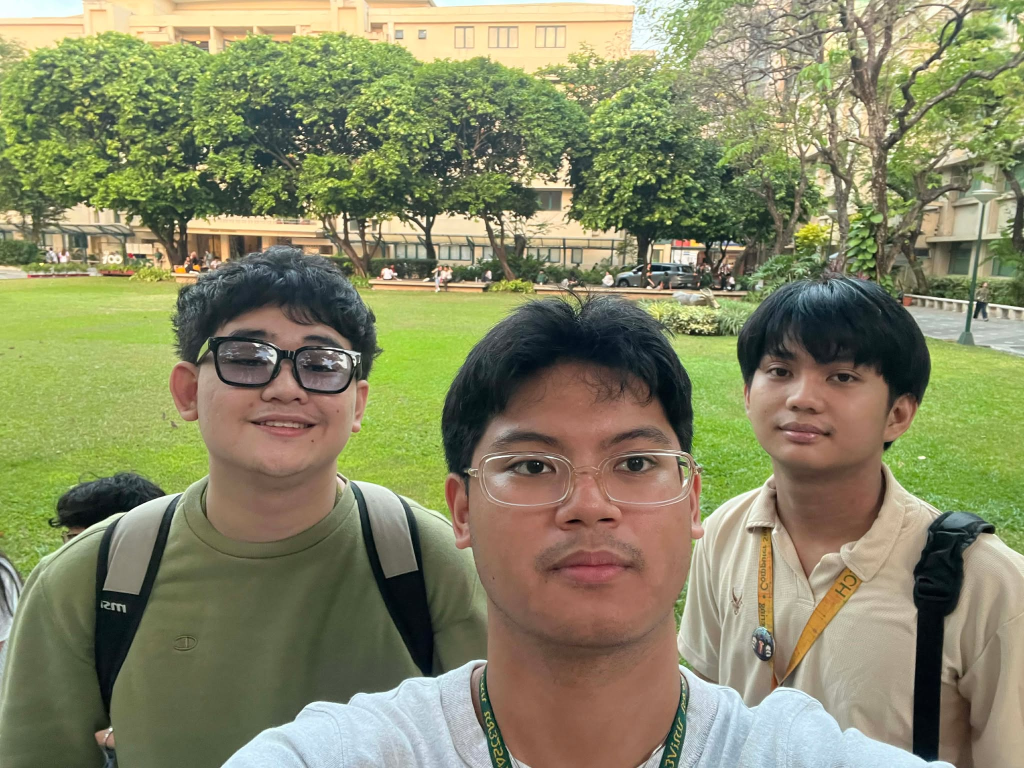
%> input picture MakeUsGolden.jpg, 2048 x 1536 px (shown at 1/2 size)
$ octave task1_image2.m   (GNU Octave 9; MATLAB toolbox functions it lacks are replaced by stand-ins)
%> lines starting %> are read from the running program, lines starting %| are printed output that depends on the picture; in (x1, y1, x2, y2) boxes, pixels count from 0 and x2, y2 are one past the last pixel; in counts of white or black regions, pixels touching at a corner belong together; the program's own positions count from 1
%% TASK 1 - IMAGE 2
% Fully automatic people segmentation + golden recolor
% No manual drawing, no face detector toolbox required
% Uses automatic skin-region detection + GrabCut + shirt/strap recovery
% Refined: higher mask, slimmer left/right heads
% File: task1_img2.m

clc;
clear;
close all;

%% Load image
I = imread('MakeUsGolden.jpg');
%> I is the input picture: size 1536x2048x3 uint8; mean R, G, B 134.6, 135.4, 101
I_double = im2double(I);
[rows, cols, ~] = size(I);

%% ------------------------------------------------------------
%% Automatically detect the 3 foreground face/skin components
components = detectThreeSkinComponentsAuto(I);

%% Segment each person automatically from detected skin components
maskLeft   = segmentPersonFromSkinAuto(I, components(1).Mask, components(1).BBox, 1);
% [79 lines not run here, left out]
function components = detectThreeSkinComponentsAuto(I)
    [rows, cols, ~] = size(I);

    % Skin detection in YCbCr
    YCbCr = rgb2ycbcr(I);
%> YCbCr: size 1536x2048x3 uint8; mean of channels 1, 2, 3 128.7, 113, 130.1
    Y  = YCbCr(:,:,1);
    Cb = YCbCr(:,:,2);
    Cr = YCbCr(:,:,3);

    skinMask = ...
        (Cb >= 77 & Cb <= 127) & ...
        (Cr >= 133 & Cr <= 173) & ...
        (Y  >= 60);
%> skinMask: size 1536x2048 logical; 31.4% white; 406 white regions (234 under 20 px), largest, box (x1, y1, x2, y2) and area: (889, 725, 1410, 1536) 302287, (1472, 682, 1872, 1495) 182560, (0, 0, 1313, 163) 118485

    % Restrict to the part of the image where the 3 foreground people are
    regionMask = false(rows, cols);
    regionMask(round(rows*0.35):round(rows*0.95), :) = true;
%> regionMask: size 1536x2048 logical; 60% white; 2 black regions, box (x1, y1, x2, y2) and area: (0, 0, 2048, 537) 1099776, (0, 1459, 2048, 1536) 157696
    skinMask = skinMask & regionMask;
%> skinMask: size 1536x2048 logical; 21.1% white; 148 white regions (84 under 20 px), largest, box (x1, y1, x2, y2) and area: (889, 725, 1410, 1459) 279651, (1472, 682, 1872, 1459) 180294, (337, 720, 738, 1087) 92680

    % Cleanup
    skinMask = imopen(skinMask, strel('disk', 2));
%> skinMask: size 1536x2048 logical; 20.9% white; 64 white regions (5 under 20 px), largest, box (x1, y1, x2, y2) and area: (889, 726, 1410, 1459) 279220, (1472, 683, 1872, 1459) 179585, (337, 720, 738, 1087) 92609
    skinMask = imclose(skinMask, strel('disk', 3));
%> skinMask: size 1536x2048 logical; 21% white; 53 white regions (4 under 20 px), largest, box (x1, y1, x2, y2) and area: (889, 726, 1410, 1459) 280334, (1472, 683, 1872, 1459) 181074, (337, 720, 738, 1087) 92774
    skinMask = imfill(skinMask, 'holes');
%> skinMask: size 1536x2048 logical; 21.6% white; 53 white regions (4 under 20 px), largest, box (x1, y1, x2, y2) and area: (889, 726, 1410, 1459) 286064, (1472, 683, 1872, 1459) 191045, (337, 720, 738, 1087) 92939
    skinMask = bwareaopen(skinMask, 400);
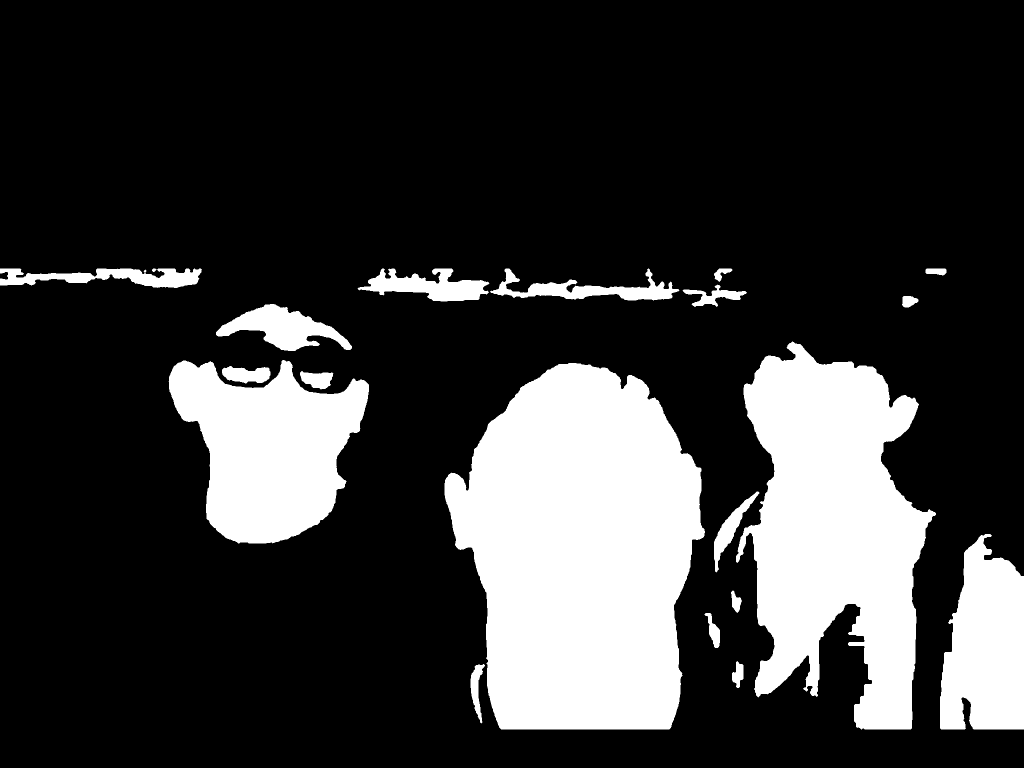
%> skinMask: size 1536x2048 logical (shown at 1/2 size); 21.4% white; 19 white regions

    % Connected components
    CC = bwconncomp(skinMask);
%> CC = 19 connected components
    stats = regionprops(CC, 'Area', 'BoundingBox', 'Centroid');
%> stats = 19 regions; largest, box (x1, y1, x2, y2), Area and Centroid: (889, 726, 1410, 1459) 286064 [1162 1105], (1472, 683, 1872, 1459) 191045 [1670.8 1055.4], (337, 720, 738, 1087) 92939 [537.1 899.2], (1880, 1068, 2048, 1459) 50448 [1972.9 1294.3], (432, 608, 704, 702) 11972 [566.2 656.6]

    if isempty(stats)
        error('Automatic skin detection failed. No candidate face regions found.');
    end

    % Keep the largest plausible components
    areas = [stats.Area]';
%> areas = 19 values, max 286064 at index 7, min 457 at index 12, mean 35477.3
    [~, idx] = sort(areas, 'descend');
%> idx = 19 values, max 19 at index 4, min 1 at index 7, mean 10

    keep = [];
    for k = 1:numel(idx)
        bb = stats(idx(k)).BoundingBox; % [x y w h]
        cx = stats(idx(k)).Centroid(1);
        cy = stats(idx(k)).Centroid(2);

        % Plausibility filters for the 3 foreground faces
        if bb(2) > rows*0.35 && bb(2) < rows*0.80 && ...
           bb(4) > rows*0.08 && bb(4) < rows*0.55 && ...
           cx > cols*0.05 && cx < cols*0.95 && ...
           cy > rows*0.40 && cy < rows*0.92
            keep(end+1) = idx(k); %#ok<AGROW>
        end

        if numel(keep) >= 6
            break;
        end
    end
%> this loop made 19 passes
%> (bb, cx, cy) on passes 1 to 8: ([889.5 726.5 521 733], 1162, 1105), ([1472.5 683.5 400 776], 1670.8, 1055.4), ([337.5 720.5 401 367], 537.1, 899.2), ([1880.5 1068.5 168 391], 1972.9, 1294.3), ([432.5 608.5 272 94], 566.2, 656.6), ([715.5 537.5 264 66], 858.7, 573), ([0.5 537.5 404 39], 219.2, 554.9), ([980.5 537.5 379 64], 1175.9, 580.7)
%> after the loop, keep = [7 16 2 13]

    if numel(keep) < 3
        error('Automatic skin detection did not find 3 strong foreground face regions.');
    end

    % From plausible set, keep the top 3 by area
    candidateAreas = areas(keep);
%> candidateAreas = [286064; 191045; 92939; 3395]
    [~, order2] = sort(candidateAreas, 'descend');
%> order2 = [1; 2; 3; 4]
    keep = keep(order2(1:3));
%> keep = [7 16 2]

    % Build output masks
    components = struct('Mask', {}, 'BBox', {}, 'Centroid', {});
    for i = 1:3
        m = false(rows, cols);
        m(CC.PixelIdxList{keep(i)}) = true;
        components(i).Mask = m;
        components(i).BBox = stats(keep(i)).BoundingBox;
        components(i).Centroid = stats(keep(i)).Centroid;
    end
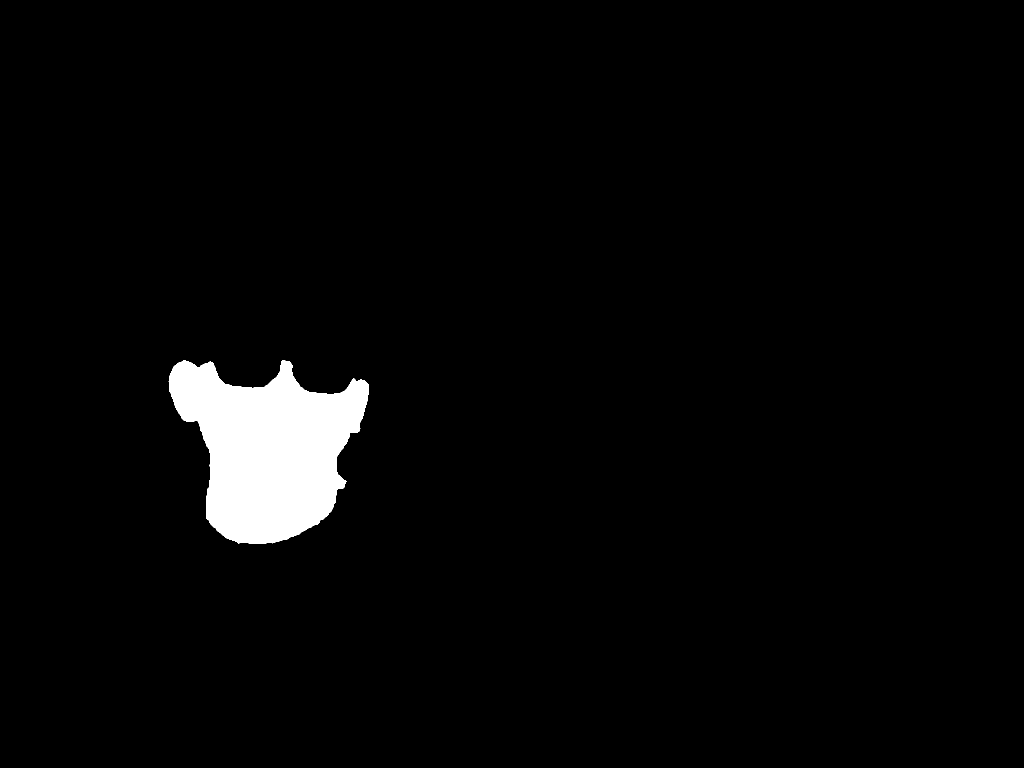
%> m: size 1536x2048 logical (shown at 1/2 size); 3% white; 1 white region, box (x1, y1, x2, y2) and area: (337, 720, 738, 1087) 92939
%> after the loop, components = 3 regions; BBox and Centroid: [889.5 726.5 521 733] [1162 1105], [1472.5 683.5 400 776] [1670.8 1055.4], [337.5 720.5 401 367] [537.1 899.2]

    % Sort left-to-right
    xcent = zeros(1,3);
    for i = 1:3
        xcent(i) = components(i).Centroid(1);
    end
%> after the loop, xcent = [1162 1670.8 537.1]
    [~, sortIdx] = sort(xcent, 'ascend');
%> sortIdx = [3 1 2]
    components = components(sortIdx);
%> components = 3 regions; BBox and Centroid: [337.5 720.5 401 367] [537.1 899.2], [889.5 726.5 521 733] [1162 1105], [1472.5 683.5 400 776] [1670.8 1055.4]
end

function fullMask = segmentPersonFromSkinAuto(I, skinMaskGlobal, bbox, personIdx)
%> called with bbox = [337.5 720.5 401 367], personIdx = 1
    [rows, cols, ~] = size(I);
    I_double = im2double(I);

    % Bounding box from automatic skin detection
    x = bbox(1);
%> x = 337.5
    y = bbox(2);
%> y = 720.5
    w = bbox(3);
%> w = 401

    % Use bbox width as main scale
    wFace = max(w, 120);
%> wFace = 401

    %% --------------------------------------------------------
    %% Person-specific automatic parameters
    switch personIdx
        case 1   % LEFT
            cropLeftMul   = 0.80;
            cropRightMul  = 1.55;
            cropTopMul    = 0.85;

            headRxMul     = 0.78;   % slimmer
            headRyMul     = 1.08;   % taller
            headCyMul     = 0.22;   % higher

            bodyRxMul     = 1.18;
            bodyRyMul     = 1.95;
            bodyCyMul     = 2.22;

            bridgeWMul    = 1.30;
            bridgeHMul    = 0.92;
            shoulderWMul  = 1.95;
            strapLeftMul  = 1.00;
            strapRightMul = 1.02;

        case 2   % CENTER
            cropLeftMul   = 0.95;
            cropRightMul  = 1.55;
            cropTopMul    = 0.82;

            headRxMul     = 0.95;
            headRyMul     = 1.10;
            headCyMul     = 0.26;

            bodyRxMul     = 1.34;
            bodyRyMul     = 2.00;
            bodyCyMul     = 2.26;

            bridgeWMul    = 1.45;
            bridgeHMul    = 0.95;
            shoulderWMul  = 2.05;
            strapLeftMul  = 0.00;
            strapRightMul = 0.00;

        case 3   % RIGHT
            cropLeftMul   = 1.05;
            cropRightMul  = 1.30;
            cropTopMul    = 0.85;

            headRxMul     = 0.76;   % slimmer
            headRyMul     = 1.06;   % taller
            headCyMul     = 0.21;   % higher

            bodyRxMul     = 1.16;
            bodyRyMul     = 1.92;
            bodyCyMul     = 2.20;

            bridgeWMul    = 1.28;
            bridgeHMul    = 0.92;
            shoulderWMul  = 1.90;
            strapLeftMul  = 0.00;
            strapRightMul = 0.98;
    end

    %% --------------------------------------------------------
    %% Automatic crop derived from detected skin region
    x1 = max(1, round(x - cropLeftMul*wFace));
%> x1 = 17
    x2 = min(cols, round(x + w + cropRightMul*wFace));
%> x2 = 1360
    y1 = max(1, round(y - cropTopMul*wFace));
%> y1 = 380
    y2 = rows;

    Icrop = I(y1:y2, x1:x2, :);
    IcropD = I_double(y1:y2, x1:x2, :);
    [hc, wc, ~] = size(Icrop);

    % Local skin seed
    skinLocal = skinMaskGlobal(y1:y2, x1:x2);
%> skinLocal: size 1157x1344 logical; 6% white; 1 white region

    % Local bbox of skin seed inside crop
    statsLocal = regionprops(skinLocal, 'BoundingBox', 'Centroid', 'Area');
%> statsLocal = 1 region; box (x1, y1, x2, y2), Area and Centroid: (321, 341, 722, 708) 92939 [521.1 520.2]
    if isempty(statsLocal)
        error('Local skin seed disappeared after cropping.');
    end
    [~, biggestIdx] = max([statsLocal.Area]);
%> biggestIdx = 1
    bb = statsLocal(biggestIdx).BoundingBox;
%> bb = [321.5 341.5 401 367]
    cx = statsLocal(biggestIdx).Centroid(1);
%> cx = 521.1

    % Use local bbox width as robust face scale
    wFace = max(bb(3), 120);

    %% --------------------------------------------------------
    %% Automatic hair detection above the skin region
    HSV = rgb2hsv(IcropD);
%> HSV: size 1157x1344x3 double; mean H, S, V 0.222, 0.343, 0.526
    H = HSV(:,:,1);
    S = HSV(:,:,2);
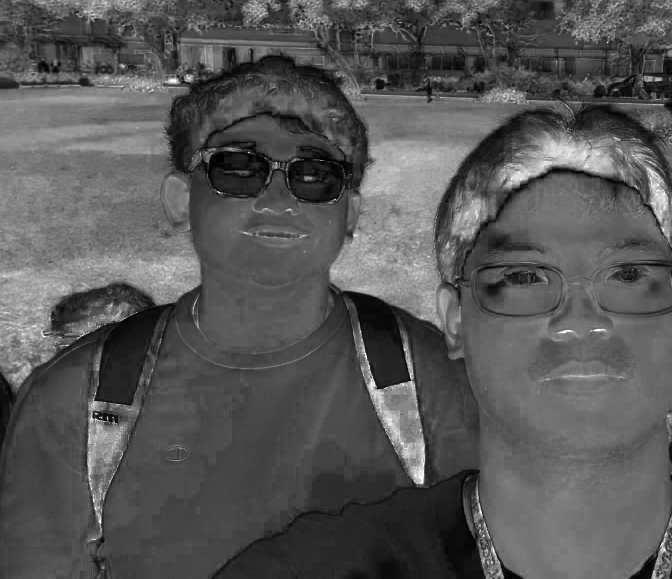
%> S: size 1157x1344 double (shown at 1/2 size); min 0, max 1, mean 0.343
    V = HSV(:,:,3);
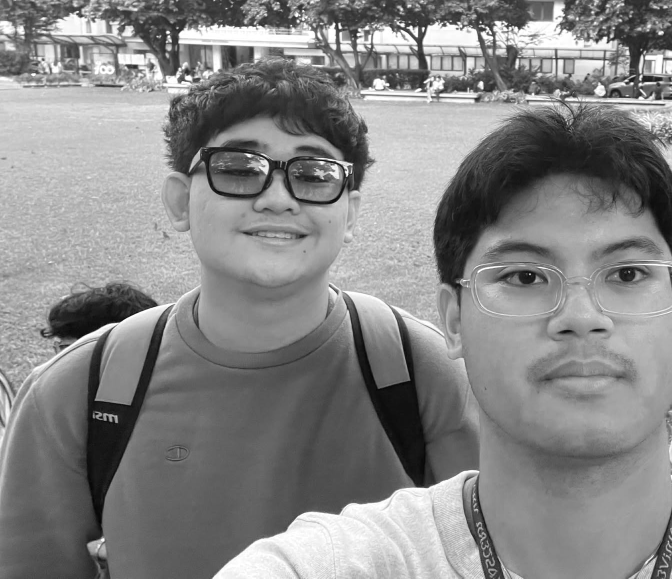
%> V: size 1157x1344 double (shown at 1/2 size); min 0.00392, max 1, mean 0.526

    hairSearch = rectMaskCenter(cx, bb(2) - 0.02*wFace, 1.40*wFace, 1.45*wFace, hc, wc);
%> in rectMaskCenter, `x1 = max(1, round(cx - w/2));`: x1 = 240
%> in rectMaskCenter, `x2 = min(cols, round(cx + w/2));`: x2 = 802
%> in rectMaskCenter, `y1 = max(1, round(cy - h/2));`: y1 = 43
%> in rectMaskCenter, `y2 = min(rows, round(cy + h/2));`: y2 = 624
    hairTopLimit = false(hc, wc);
    hairTopLimit(1:min(hc, round(bb(2) + 0.25*wFace)), :) = true;
%> hairTopLimit: size 1157x1344 logical; 38.2% white; 1 white region, box (x1, y1, x2, y2) and area: (0, 0, 1344, 442) 594048

    darkHair = (V < 0.45) & hairSearch & hairTopLimit;
%> darkHair: size 1157x1344 logical; 5.9% white; 139 white regions (111 under 20 px), largest, box (x1, y1, x2, y2) and area: (327, 126, 748, 431) 67809, (613, 42, 802, 179) 7951, (239, 42, 400, 153) 7105
    darkHair = darkHair & imdilate(skinLocal, strel('disk', 10));
%> darkHair: size 1157x1344 logical; 0.39% white; 8 white regions (6 under 20 px), largest, box (x1, y1, x2, y2) and area: (343, 332, 719, 431) 6006, (374, 386, 379, 401) 52
    darkHair = bwareaopen(darkHair, 40);
    hairSeed = darkHair;

    %% --------------------------------------------------------
    %% Automatic body seeds from detected face/skin region
    faceSeed = imdilate(skinLocal, strel('disk', 3));
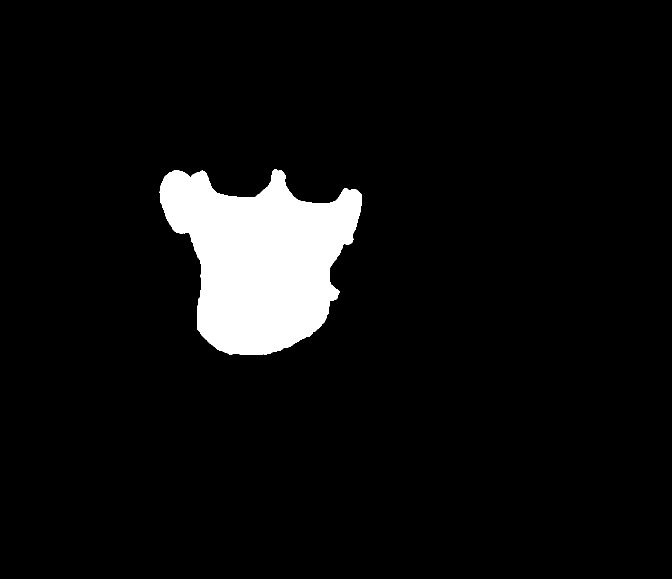
%> faceSeed: size 1157x1344 logical (shown at 1/2 size); 6.2% white; 1 white region, box (x1, y1, x2, y2) and area: (319, 339, 724, 710) 96123

    bridgeMask = rectMaskCenter(cx, bb(2) + 1.10*wFace, bridgeWMul*wFace, bridgeHMul*wFace, hc, wc);
    shoulderFG = rectMaskCenter(cx, bb(2) + 1.50*wFace, shoulderWMul*wFace, 0.82*wFace, hc, wc);
    torsoSeed  = rectMaskCenter(cx, bb(2) + 1.95*wFace, 0.90*wFace, 0.70*wFace, hc, wc);
    torsoSearch = rectMaskCenter(cx, bb(2) + 2.20*wFace, 2.55*wFace, 2.60*wFace, hc, wc);
%> call 5 of rectMaskCenter, with cx = 521.1, cy = 1223.7, w = 1022.5, h = 1042.6, rows = 1157, cols = 1344
%> in rectMaskCenter (call 5), `x1 = max(1, round(cx - w/2));`: x1 = 10
%> in rectMaskCenter (call 5), `x2 = min(cols, round(cx + w/2));`: x2 = 1032
%> in rectMaskCenter (call 5), `y1 = max(1, round(cy - h/2));`: y1 = 702
%> in rectMaskCenter (call 5), `BW(y1:y2, x1:x2) = true;`:
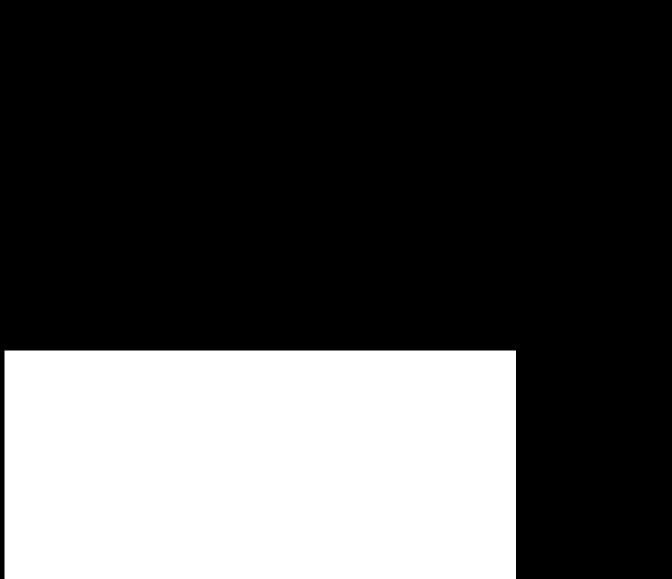
%> BW: size 1157x1344 logical (shown at 1/2 size); 30% white; 1 white region, box (x1, y1, x2, y2) and area: (9, 701, 1032, 1157) 466488

    % Side/strap zones
    strapMask = false(hc, wc);
    if strapLeftMul > 0
        strapMask = strapMask | rectMaskCenter(cx - strapLeftMul*wFace, bb(2) + 2.05*wFace, 0.40*wFace, 2.20*wFace, hc, wc);
    end
    if strapRightMul > 0
        strapMask = strapMask | rectMaskCenter(cx + strapRightMul*wFace, bb(2) + 2.05*wFace, 0.42*wFace, 2.20*wFace, hc, wc);
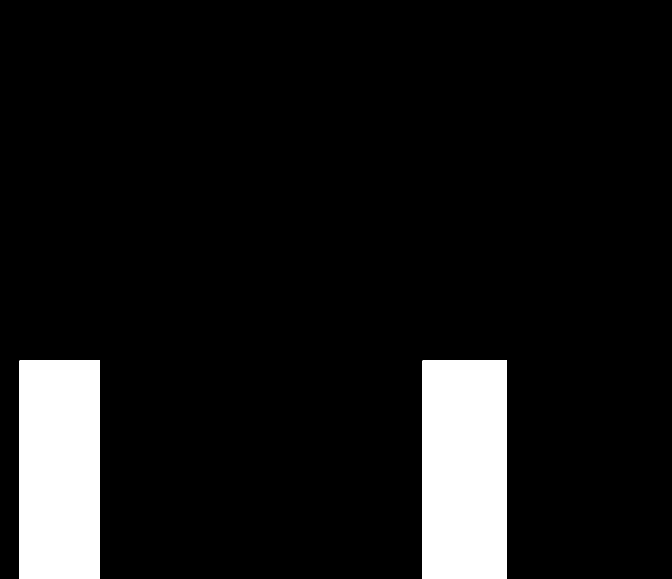
%> strapMask: size 1157x1344 logical (shown at 1/2 size); 9.3% white; 2 white regions, box (x1, y1, x2, y2) and area: (845, 721, 1014, 1157) 73684, (39, 721, 200, 1157) 70196
    end
    if personIdx == 2
        strapMask = rectMaskCenter(cx, bb(2) + 2.95*wFace, 0.55*wFace, 0.90*wFace, hc, wc);
    end

    %% --------------------------------------------------------
    %% Automatic envelope and ROI
    headEnv = ellipseMaskLocal(cx, bb(2) + headCyMul*wFace, headRxMul*wFace, headRyMul*wFace, hc, wc);
    bodyEnv = ellipseMaskLocal(cx, bb(2) + bodyCyMul*wFace, bodyRxMul*wFace, bodyRyMul*wFace, hc, wc);
    envelope = headEnv | bodyEnv | imdilate(bridgeMask, strel('disk', 6));
    roi = imdilate(envelope, strel('disk', 10));

    %% --------------------------------------------------------
    %% Foreground / background seed masks for GrabCut
    foremask = faceSeed | hairSeed | bridgeMask | shoulderFG | torsoSeed;

    backmask = false(hc, wc);

    % Top margin above the head, but leave room for hair
    topBgEnd = max(1, round(bb(2) - 0.45*wFace));
%> topBgEnd = 161
    backmask(1:topBgEnd, :) = true;

    % Side margins
    sideW = max(1, round(0.10*wc));
    backmask(:, 1:sideW) = true;
    backmask(:, max(1, wc-sideW+1):wc) = true;

    % Background beside shoulders
    backmask = backmask | rectMaskCenter(cx - 1.65*wFace, bb(2) + 1.80*wFace, 0.70*wFace, 1.10*wFace, hc, wc);
    backmask = backmask | rectMaskCenter(cx + 1.65*wFace, bb(2) + 1.80*wFace, 0.70*wFace, 1.10*wFace, hc, wc);

    % Do not override foreground
    backmask(foremask) = false;

    %% --------------------------------------------------------
    %% Base GrabCut segmentation
    numSuperpixels = max(400, round((hc*wc) / 2200));
    L = superpixels(Icrop, numSuperpixels);

%> (the run ends here)
